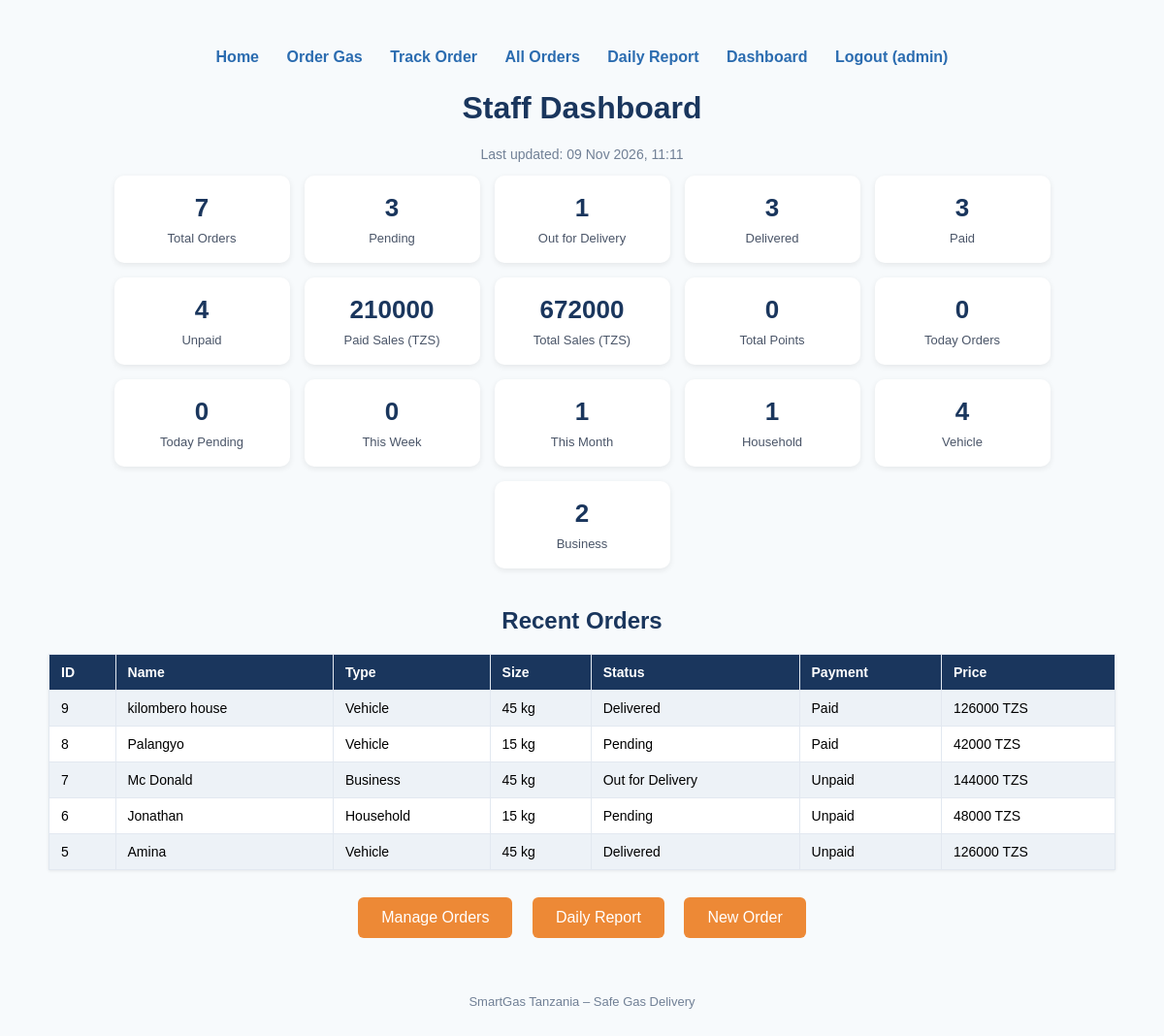
Page /dashboard/ (signed in) on the earlier database version.
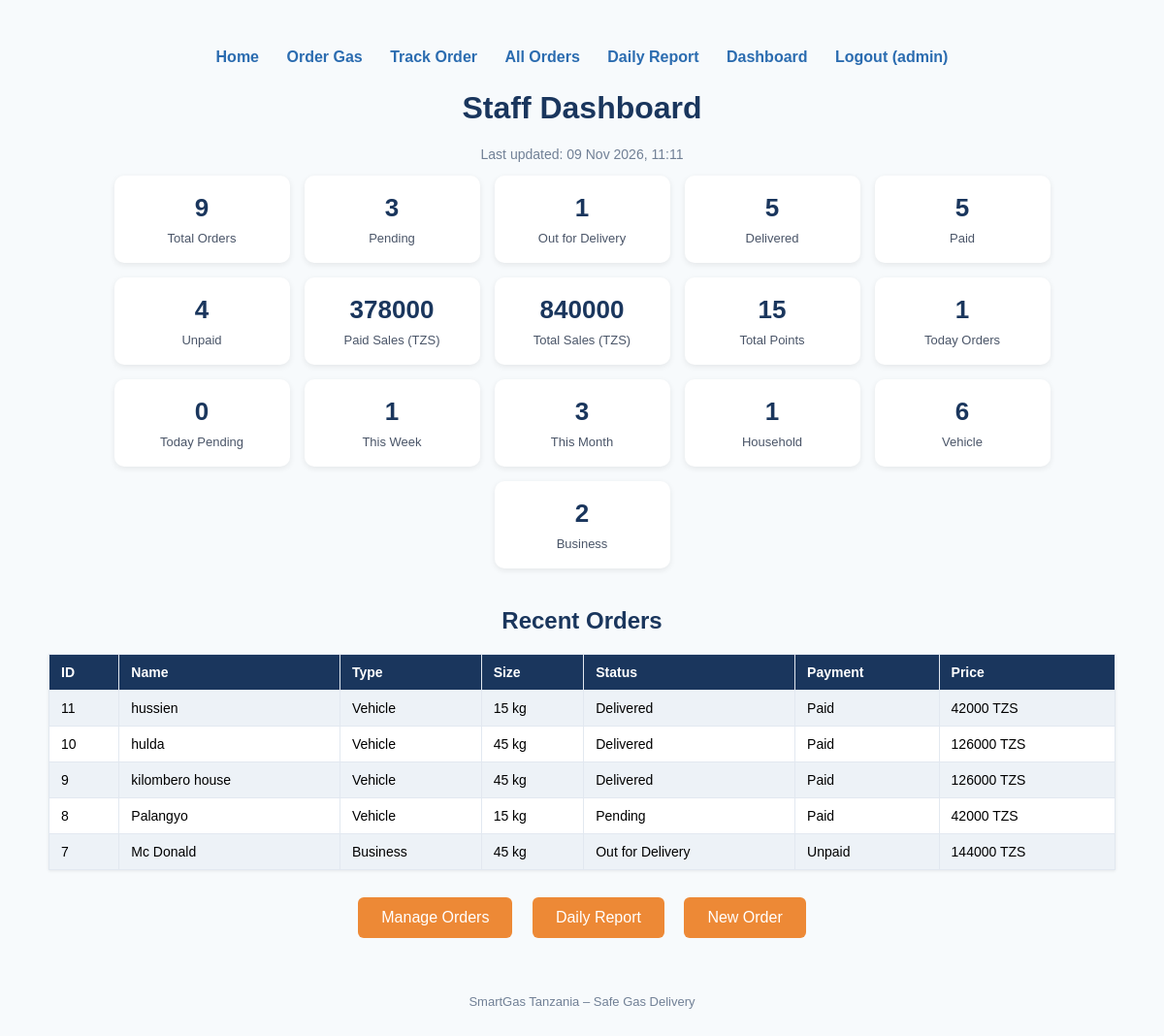
Same page on the later database version.
### orders/models.py (models this page shows, shortened)
class Order(models.Model):
    CUSTOMER_TYPES = [
        ('Household', 'Household'),
        ('Vehicle', 'Vehicle (CNG)'),
        ('Business', 'Business'),
    ]
    name = models.CharField(max_length=100)
    phone = models.CharField(max_length=20)
    location = models.CharField(max_length=200)
    customer_type = models.CharField(max_length=20, choices=CUSTOMER_TYPES, default='Household')
    size_kg = models.IntegerField()
    price = models.IntegerField()
    status = models.CharField(max_length=20, default='Pending')
    payment_status = models.CharField(max_length=20, default='Unpaid')
    notes = models.TextField(blank=True, null=True)
    points = models.IntegerField(default=0)
    created_at = models.DateTimeField(auto_now_add=True)

### orders/views.py (the view)
# urls.py: path('dashboard/', views.dashboard, name='dashboard'),
@login_required(login_url='login')
def dashboard(request):
    from datetime import timedelta
    total_orders = Order.objects.count()
    pending = Order.objects.filter(status='Pending').count()
    out_for_delivery = Order.objects.filter(status='Out for Delivery').count()
    delivered = Order.objects.filter(status='Delivered').count()
    paid = Order.objects.filter(payment_status='Paid').count()
    unpaid = Order.objects.filter(payment_status='Unpaid').count()
    total_sales = sum(order.price for order in Order.objects.all())
    paid_sales = sum(order.price for order in Order.objects.filter(payment_status='Paid'))
    total_points = sum(order.points for order in Order.objects.all())
    today_orders = Order.objects.filter(created_at__date=timezone.now().date()).count()
    recent_orders = Order.objects.all().order_by('-id')[:5]
    household = Order.objects.filter(customer_type='Household').count()
    vehicle = Order.objects.filter(customer_type='Vehicle').count()
    business = Order.objects.filter(customer_type='Business').count()
    today = timezone.now().date()
    week_start = today - timedelta(days=today.weekday())
    month_start = today.replace(day=1)
    daily_orders = Order.objects.filter(created_at__date=today).count()
    weekly_orders = Order.objects.filter(created_at__date__gte=week_start).count()
    monthly_orders = Order.objects.filter(created_at__date__gte=month_start).count()
    daily_pending = Order.objects.filter(created_at__date=today, status='Pending').count()
    return render(request, 'orders/dashboard.html', {
        'total_orders': total_orders,
        'pending': pending,
        'out_for_delivery': out_for_delivery,
        'delivered': delivered,
        'paid': paid,
        'unpaid': unpaid,
        'total_sales': total_sales,
        'paid_sales': paid_sales,
        'total_points': total_points,
        'today_orders': today_orders,
        'recent_orders': recent_orders,
        'household': household,
        'vehicle': vehicle,
        'business': business,
        'daily_orders': daily_orders,
        'weekly_orders': weekly_orders,
        'monthly_orders': monthly_orders,
        'daily_pending': daily_pending,
    })

### orders/templates/orders/dashboard.html (shortened to what this page needs)
<!DOCTYPE html>
<html>
<head>
</head>
<body>
    <div class="nav">
        <a href="/">Home</a>
        <a href="/order/">Order Gas</a>
        <a href="/track/">Track Order</a>
        <a href="/orders/">All Orders</a>
        <a href="/report/">Daily Report</a>
        <a href="/dashboard/">Dashboard</a>
        <a href="/logout/">Logout ({{ user.username }})</a>
    </div>
    <h1>Staff Dashboard</h1>
    <p style="text-align:center; color:#718096; font-size:14px;">
        Last updated: {% now "d M Y, H:i" %}
    </p>
    <div class="cards">
        <div class="card"><h2>{{ total_orders }}</h2><p>Total Orders</p></div>
        <div class="card"><h2>{{ pending }}</h2><p>Pending</p></div>
        <div class="card"><h2>{{ out_for_delivery }}</h2><p>Out for Delivery</p></div>
        <div class="card"><h2>{{ delivered }}</h2><p>Delivered</p></div>
        <div class="card"><h2>{{ paid }}</h2><p>Paid</p></div>
        <div class="card"><h2>{{ unpaid }}</h2><p>Unpaid</p></div>
        <div class="card"><h2>{{ paid_sales }}</h2><p>Paid Sales (TZS)</p></div>
        <div class="card"><h2>{{ total_sales }}</h2><p>Total Sales (TZS)</p></div>
        <div class="card"><h2>{{ total_points }}</h2><p>Total Points</p></div>
        <div class="card"><h2>{{ daily_orders }}</h2><p>Today Orders</p></div>
        <div class="card"><h2>{{ daily_pending }}</h2><p>Today Pending</p></div>
        <div class="card"><h2>{{ weekly_orders }}</h2><p>This Week</p></div>
        <div class="card"><h2>{{ monthly_orders }}</h2><p>This Month</p></div>
        <div class="card"><h2>{{ household }}</h2><p>Household</p></div>
        <div class="card"><h2>{{ vehicle }}</h2><p>Vehicle</p></div>
        <div class="card"><h2>{{ business }}</h2><p>Business</p></div>
    </div>
    <h2>Recent Orders</h2>
    <table>
        <tr>
            <th>ID</th>
            <th>Name</th>
            <th>Type</th>
            <th>Size</th>
            <th>Status</th>
            <th>Payment</th>
            <th>Price</th>
        </tr>
        {% for order in recent_orders %}
        <tr>
            <td>{{ order.id }}</td>
            <td>{{ order.name }}</td>
            <td>{{ order.customer_type }}</td>
            <td>{{ order.size_kg }} kg</td>
            <td>{{ order.status }}</td>
            <td>{{ order.payment_status }}</td>
            <td>{{ order.price }} TZS</td>
        </tr>
        {% empty %}
        <tr>
            <td colspan="7" style="text-align:center;">No orders yet.</td>
        </tr>
        {% endfor %}
    </table>
    <div class="buttons">
        <a href="/orders/" class="btn">Manage Orders</a>
        <a href="/report/" class="btn">Daily Report</a>
        <a href="/order/" class="btn">New Order</a>
    </div>
    <footer>SmartGas Tanzania – Safe Gas Delivery</footer>
</body>
</html>

Differences in the rows shown:
no longer on this page (row unchanged): Order: id "6", name "Jonathan", customer_type "Household", size_kg "15", status "Pending", payment_status "Unpaid", price "48000"
no longer on this page (row unchanged): Order: id "5", name "Amina", customer_type "Vehicle", size_kg "45", status "Delivered", payment_status "Unpaid", price "126000"
added Order: id "11", name "hussien", customer_type "Vehicle", size_kg "15", status "Delivered", payment_status "Paid", price "42000"
added Order: id "10", name "hulda", customer_type "Vehicle", size_kg "45", status "Delivered", payment_status "Paid", price "126000"
Other differences:
{{ total_orders }}: "7" → "9"
{{ delivered }}: "3" → "5"
{{ paid }}: "3" → "5"
{{ paid_sales }}: "210000" → "378000"
{{ total_sales }}: "672000" → "840000"
{{ total_points }}: "0" → "15"
{{ daily_orders }}: "0" → "1"
{{ weekly_orders }}: "0" → "1"
{{ monthly_orders }}: "1" → "3"
{{ vehicle }}: "4" → "6"
